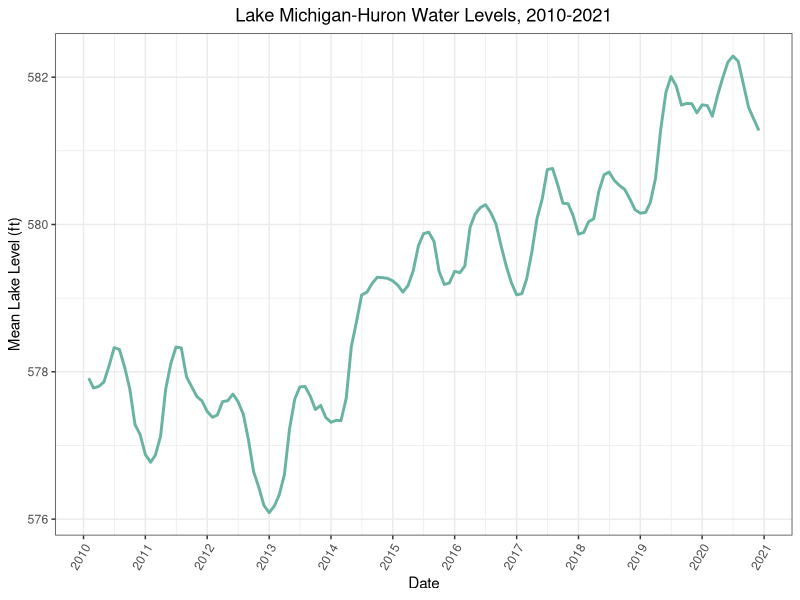
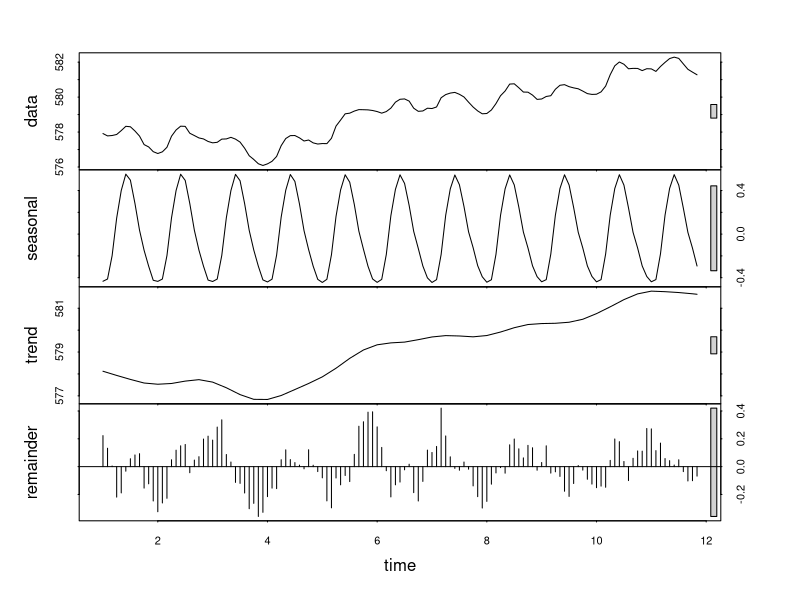
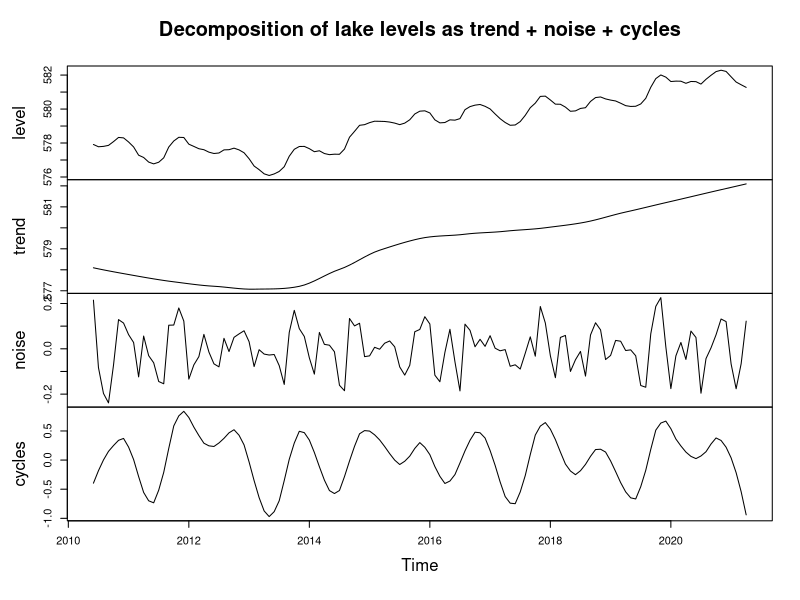
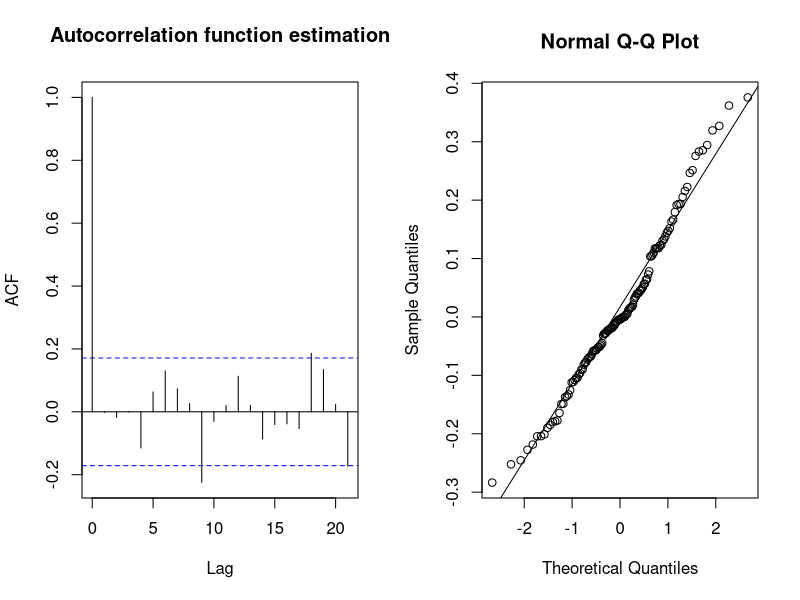
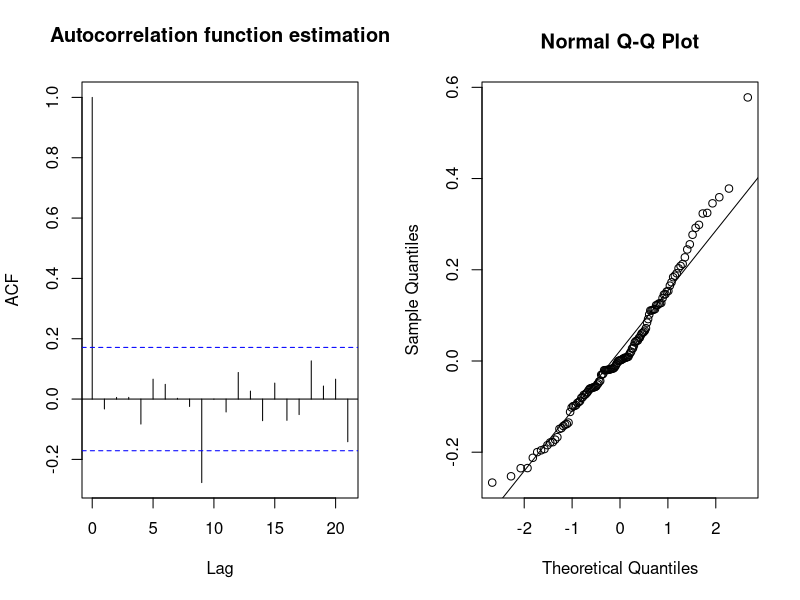
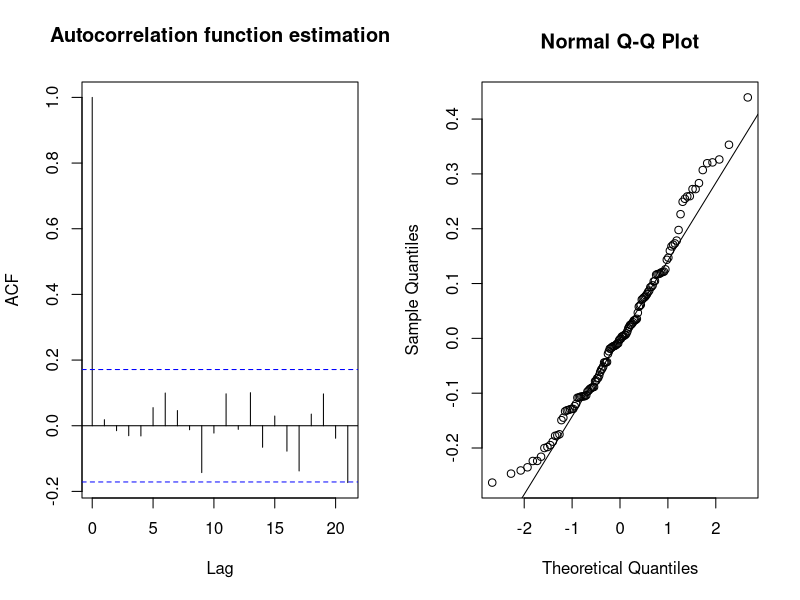
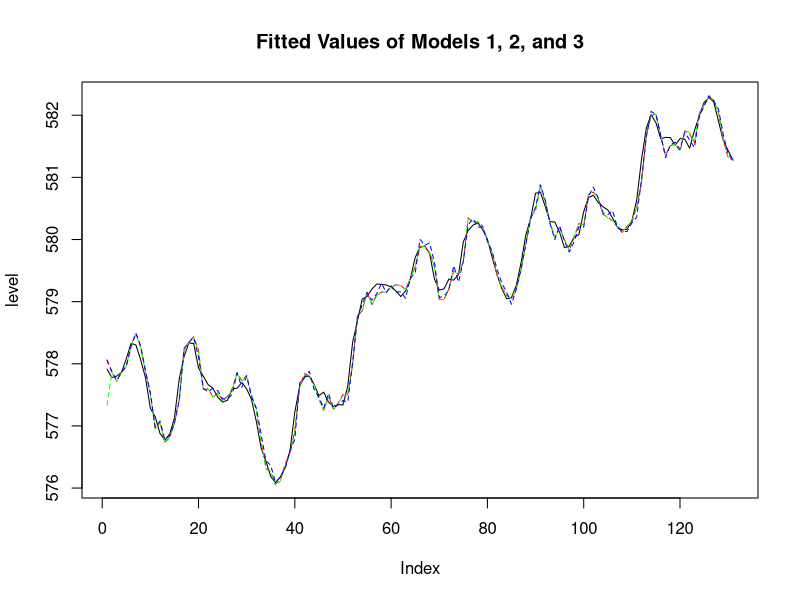

Source code (R) for these figures, in order:
## ---- chunk 1
knitr::opts_chunk$set(
	echo = TRUE,
	warning = FALSE,
	message = FALSE,
	include = TRUE,
	comment='',
	fig.align = "center"
)
## ---- chunk 2
opar = par()
library(tidyverse)

generate_aic_table=function(data, P, Q, D=0, ...){
	table=matrix(NA, (P+1), (Q+1))
	for(p in 0:P) {
		for(q in 0:Q) {
		  table[p + 1,q + 1] = arima(data, order = c(p, D, q), method="ML")$aic
		}
	}
	dimnames(table) = list(paste("AR", 0:P, sep=""), paste("MA", 0:Q, sep=""))
  table
}

format_aic_tables = function(table, ...) {
  min_idx = which(table == min(table), arr.ind = TRUE)
  table %>% 
    knitr::kable(
      format = "html", digits = 2, escape = TRUE, ...
    ) %>%
    kableExtra::row_spec(row = 0, align = 'c') %>%
    kableExtra::column_spec(column = 1, bold = TRUE) %>%
    kableExtra::kable_styling("striped", full_width = FALSE) %>%
    kableExtra::add_footnote(sprintf(
      "Model with the lowest AIC: %s %s, AIC = %4.2f\n",
      rownames(table)[min_idx[1, 1]], colnames(table)[min_idx[1, 2]],
      min(table)
    ))
}

generate_acf_qqplot = function(model) {
  par(mfrow = c(1, 2))
  acf(model$resid, na.action = na.pass, 
      main = "Autocorrelation function estimation")
  qqnorm(as.numeric(model$resid))
  qqline(as.numeric(model$resid))
  par(opar)
}
## ---- chunk 3
## reading in and formatting data
data = read.csv('michigan_huron_level.csv')
data$Date = as.Date(data$Date)
level <- data$MSL..ft.
## ---- chunk 4
data %>%
  ggplot(aes(Date, MSL..ft.)) + 
      theme_bw() +
      geom_line(color="#69b3a2", size=1) +
      # scale_color_brewer(palette = "Set3") +
      ggtitle('Lake Michigan-Huron Water Levels, 2010-2021') +
      ylab("Mean Lake Level (ft)") +
      scale_x_date(breaks='1 year', date_labels='%Y')+
      theme(axis.text.x=element_text(angle=60, hjust=1), plot.title=
            element_text(hjust=0.5)) 
## ---- chunk 5
# plot(ts.union(ts_price, ts_import))
## ---- chunk 6
stl(ts(level, frequency=12), s.window = 12) %>% plot
## ---- chunk 7
# transform Date to numeric type
date_num = seq(from = 2010, length = nrow(data), by = 1/12)

trend = ts(loess(level ~ date_num, span = 0.5)$fitted, 
           start = c(2010, 6), frequency = 12)
noise = ts(level - loess(level ~ date_num, span = 0.1)$fitted, 
            start = c(2010, 6), frequency = 12)
cycles = level - trend - noise
plot(ts.union(level, trend, noise, cycles),
     main = "Decomposition of lake levels as trend + noise + cycles")
## ---- chunk 8
attach(data)

generate_aic_table(MSL..ft., P=5, Q=5, D=0) %>% 
  format_aic_tables(caption = "AIC of $\\mathrm{ARMA}(p, q)$ models, $0 \\leq p, q \\leq 5$")
## ---- chunk 9
# Model 1: ARMA
m1 = arima(level, c(5, 0, 4))
generate_acf_qqplot(m1)
params = coef(m1)
roots = list(
  ar = polyroot(c(1, -params[grep("^ar", names(params))])),
  ma = polyroot(c(1, params[grep("^ma", names(params))]))
)
lapply(roots, abs)
## ---- chunk 10
generate_aic_table(MSL..ft., P=5, Q=5, D=1) %>%
  format_aic_tables(caption = "AIC of $\\mathrm{ARIMA}(p, 1, q)$ models, $0 \\leq p, q \\leq 5$")
## ---- chunk 11
# Model 2: ARIMA
m2 = arima(MSL..ft., c(3, 1, 3), method='ML')
generate_acf_qqplot(m2)
params = coef(m2)
roots = list(
  ar = polyroot(c(1, -params[grep("^ar", names(params))])),
  ma = polyroot(c(1, params[grep("^ma", names(params))]))
)
lapply(roots, abs)
## ---- chunk 12
generate_aic_table(
  level, P=5, Q=5, D=0,
  seasonal = list(order = c(1, 0, 0), period = 12)
) %>%
  format_aic_tables(caption = "AIC of $\\mathrm{SARMA}(p, q) \\times (1, 0)_{12}$ models, $0 \\leq p, q \\leq 5$")
## ---- chunk 13
# Model 3: SARMA
m3 = arima(level, c(5, 0, 4), seasonal = list(order = c(1, 0, 0), period = 12))
generate_acf_qqplot(m3)
## ---- chunk 14
# generate_aic_table(level, P=5, Q=5, D=0, xreg=???) %>% 
#   format_aic_tables(caption = "AIC of Regression with $\\mathrm{ARMA}(p, q)$ errors, $0 \\leq p, q \\leq 5$")
## ---- chunk 15
## Model 4: Regression with ARMA errors
# m4 = arima(level, c(5, 0, 5), xreg=???)
# generate_acf_qqplot(m4)
detach(data)
## ---- chunk 16
## plotting out fitted values
plot(level, type = "l")
lines(level - m1$resid, lty = 2, col = "red")
lines(level - m2$resid, lty = 2, col = "green")
lines(level - m3$resid, lty = 2, col = "blue")
title(main='Fitted Values of Models 1, 2, and 3')
